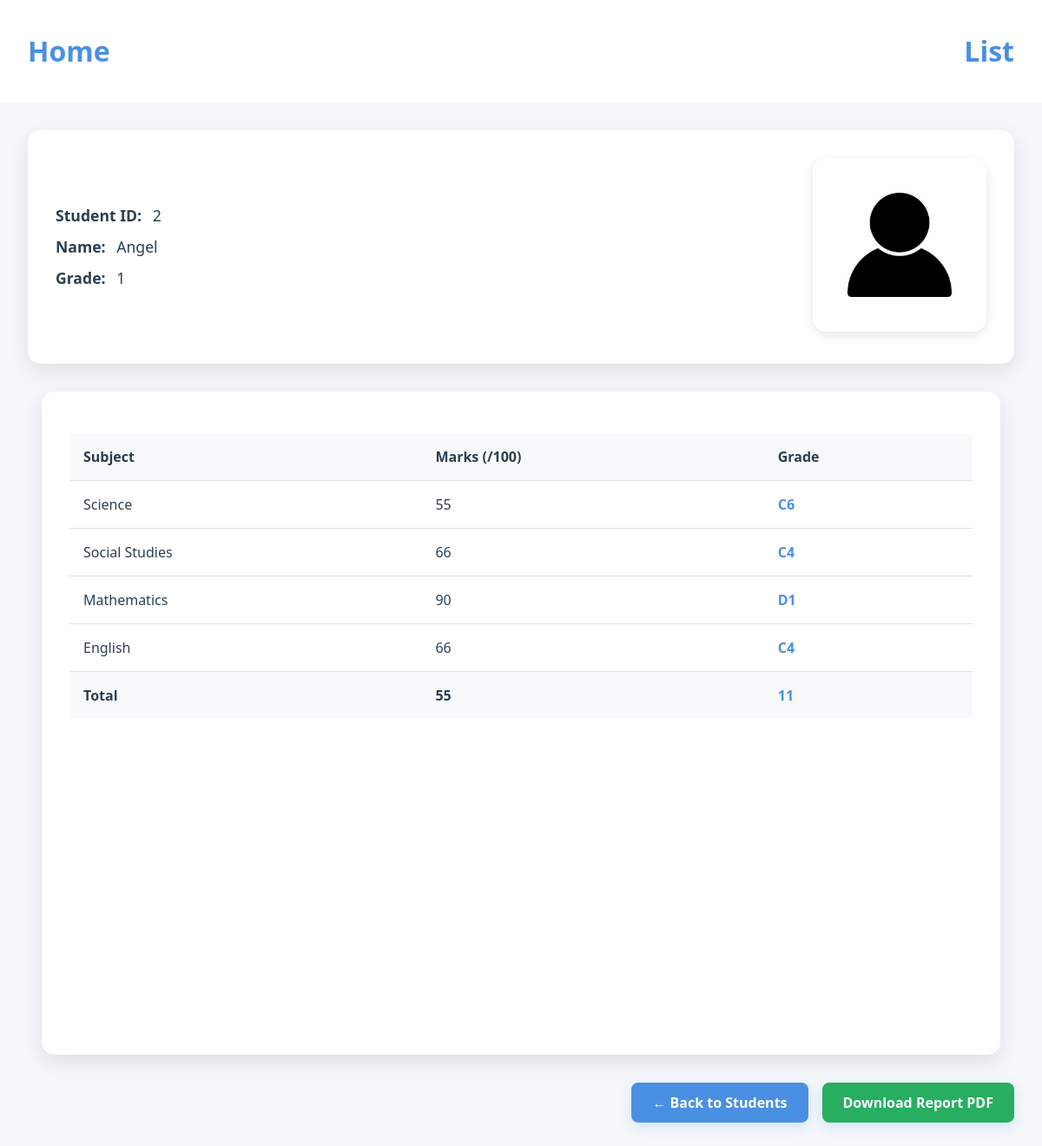
/studentdetail/2 (signed in), run on an earlier commit of the app's database.
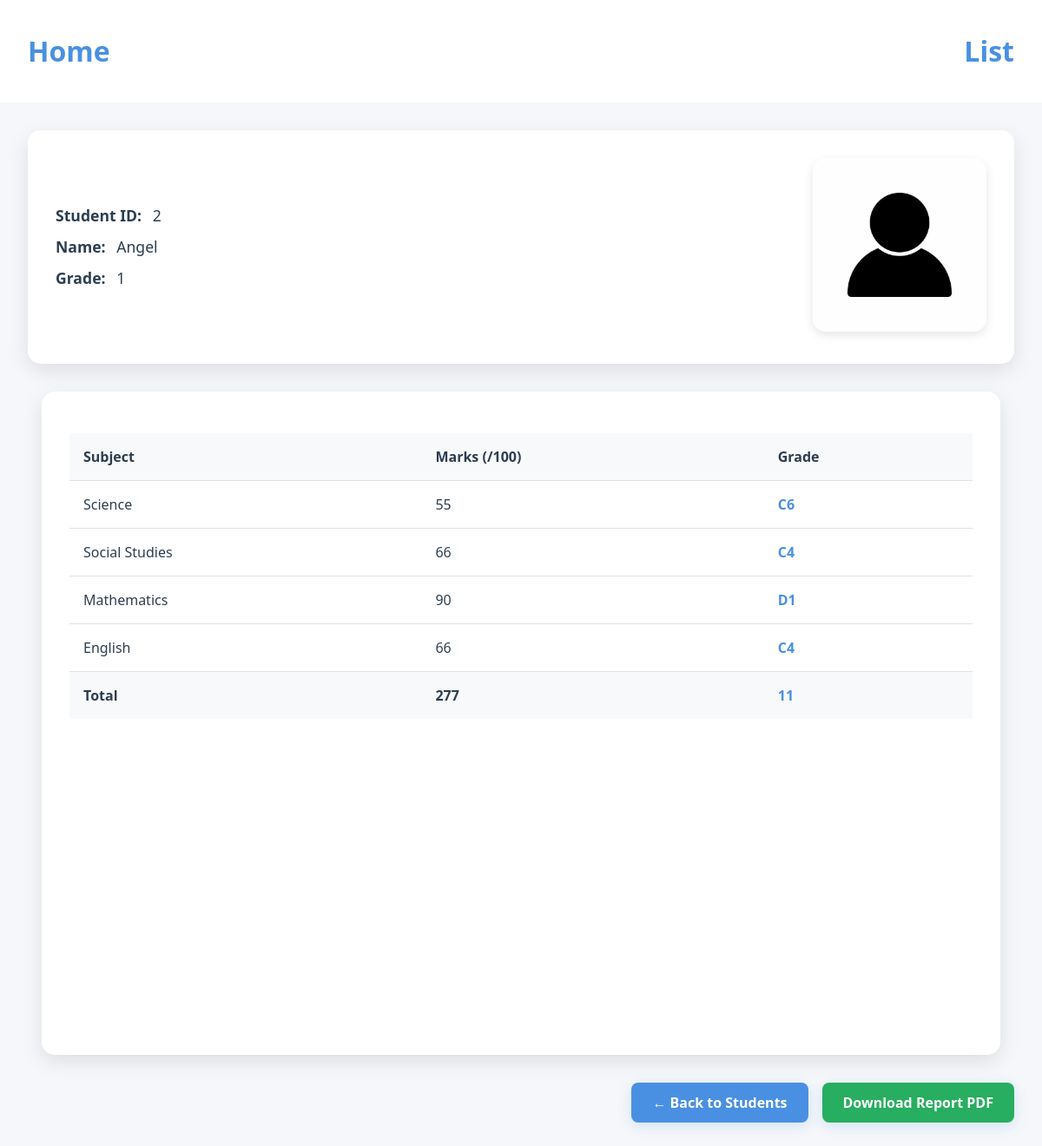
And on a later commit of the database.
### ple_app/models.py (models this page shows, shortened)
class Student_Model(models.Model):
    Name = models.CharField(max_length=30 , null = False)
    SST = models.IntegerField(null=False)
    ENG = models.IntegerField(null=False)
    SCI = models.IntegerField(null=False)
    MTC = models.IntegerField(null=False)
    AGG = models.IntegerField(null=True)
    TOTAL = models.IntegerField(null=True, editable=False)  # Made editable=False since it's auto-calculated
    Grade = models.IntegerField(null=True)
    Student_image = models.ImageField(upload_to='images/images/', default='images/images/profile-icon.jpg')
    Date_Created = models.DateTimeField(auto_now_add=True , null=False)

### ple_app/views.py (the view)
# urls.py: path('studentdetail/<int:pk>' , StudentDetailView.as_view() ,name = 'student_detail'),
class StudentDetailView(LoginRequiredMixin , DetailView):
    model = Student_Model
    template_name = 'student_detail.html'
    context_object_name = 'description'
    def get_context_data(self, **kwargs):
        context = super().get_context_data(**kwargs)
        context['grades'] = GradesModel.objects.filter(student = self.object)
        return context

### templates/student_detail.html (shortened to what this page needs)
{%extends 'base.html'%}
{%load static%}
    {%block extra_css%}
    <link rel="stylesheet" href="{%static 'css/detail.css'%}">
    {%endblock%}
{%block content%}
    <div class="student_detail">
        <div class="head">
            <div class="student-info">
                <h3><strong>Student ID:</strong> {{description.id}}</h3>
                <h3><strong>Name:</strong> {{description.Name}}</h3>
                <h3><strong>Grade:</strong> {{description.Grade}}</h3>
            </div>
            <div class="student-picture">
                <img src="{{description.Student_image.url}}" alt="Student Photo">
            </div>
        </div>
        <div class="table">
            <table>
                <thead>
                    <tr>
                        <th>Subject</th>
                        <th>Marks (/100)</th>
                        <th>Grade</th>
                    </tr>
                </thead>
                <tbody>
                    {% for grade in grades|slice:":1" %}
                    <tr>
                        <td>Science</td>
                        <td>{{description.SCI}}</td>
                        <td>{{grade.SCI_GRADE}}</td>
                    </tr>
                    <tr>
                        <td>Social Studies</td>
                        <td>{{description.SST}}</td>
                        <td>{{grade.SST_GRADE}}</td>
                    </tr>
                    <tr>
                        <td>Mathematics</td>
                        <td>{{description.MTC}}</td>
                        <td>{{grade.MTC_GRADE}}</td>
                    </tr>
                    <tr>
                        <td>English</td>
                        <td>{{description.ENG}}</td>
                        <td>{{grade.ENG_GRADE}}</td>
                    </tr>
                    <tr>
                        <td>Total</td>
                        <td>{{description.TOTAL}}</td>
                        <td>{{description.AGG}}</td>
                    </tr>
                    {% endfor %}
                </tbody>
            </table>
        </div>
        <div class="action-buttons">
            <a href="{% url 'students_list' %}" class="action-button">
                ← Back to Students
            </a>
            <a href="{% url 'generate_pdf' description.pk %}" class="action-button download-button">
                Download Report PDF
            </a>
        </div>
    </div>
{%endblock%}

What changed in the data, as far as the page shows it:
changed Student_Model "Angel": TOTAL "55" → "277"
